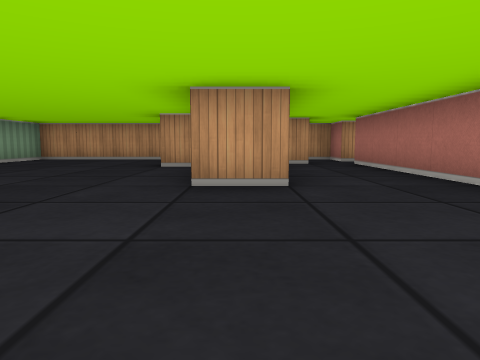
View 1 (above)

16 first-person views from a walk through a cub3D maze. The camera is about half as high as the walls, tilts 6° down and sees 70° across. The floor is counted in squares. Each view is taken from the middle of a square. On the plan, view 1 faces up. The plan holds only what a view shows up to about 9 squares ahead; the rest is blank.

View 2
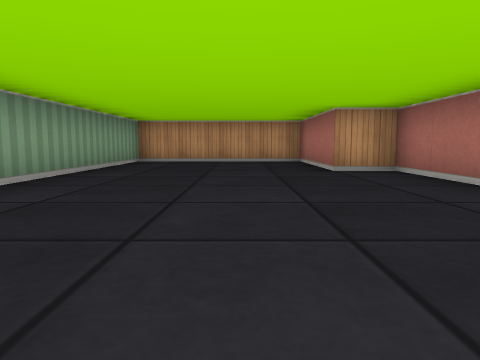

View 3
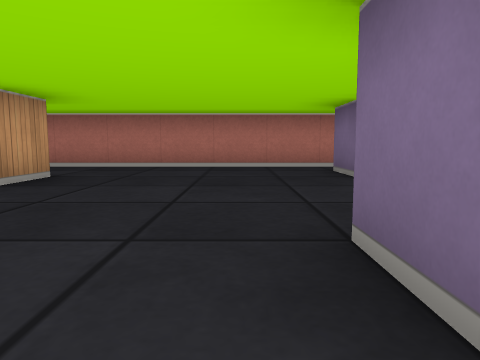

View 4
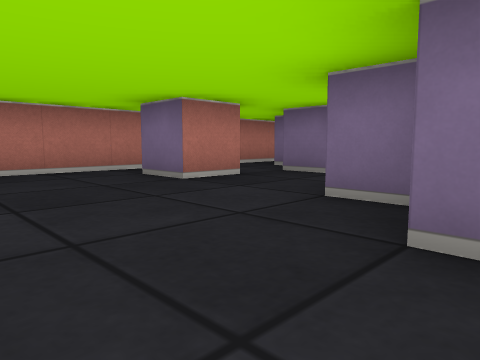

View 5
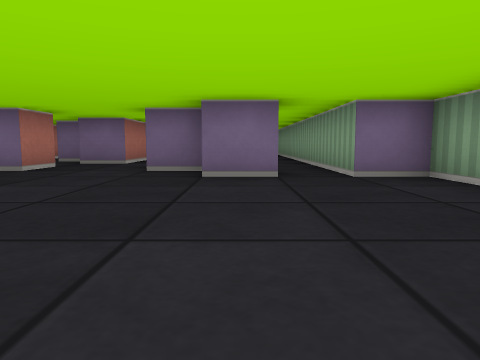

View 6
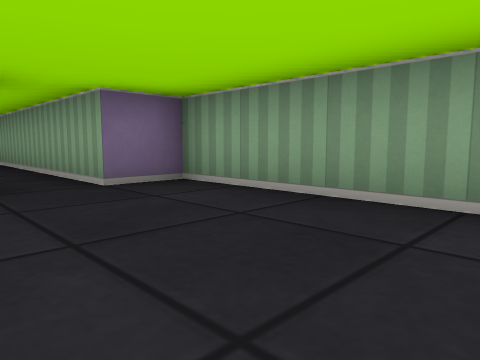

View 7
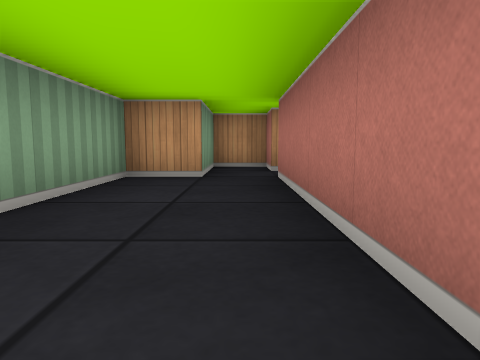

View 8
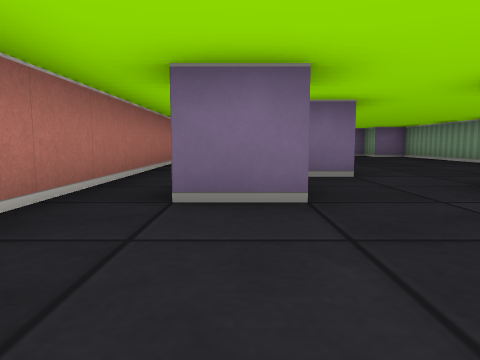

View 9
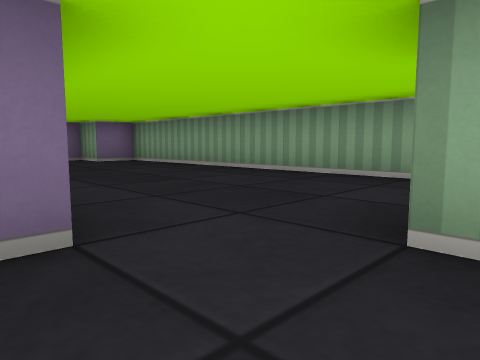

View 10
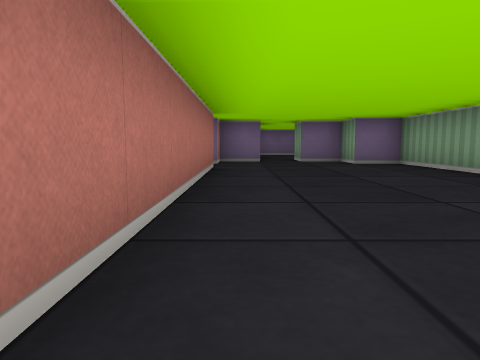

View 11
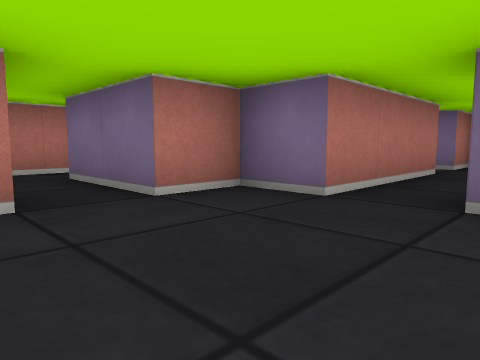

View 12
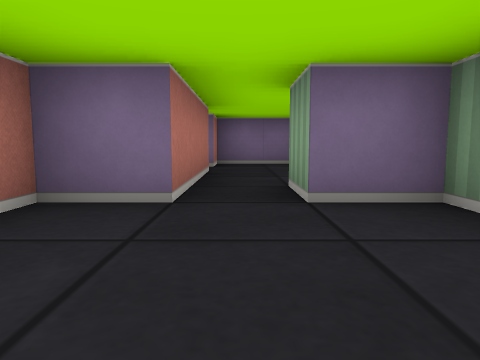

View 13
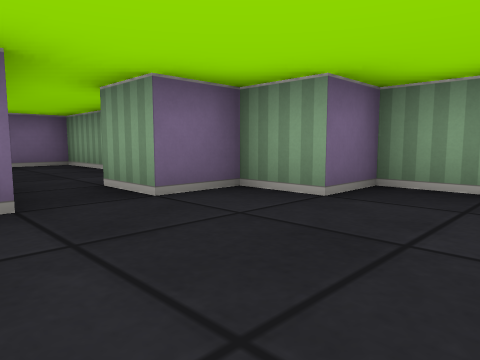

View 14
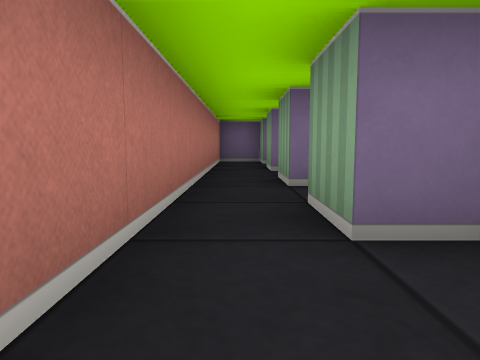

View 15
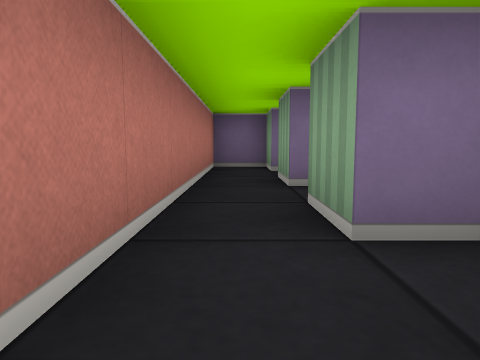

View 16
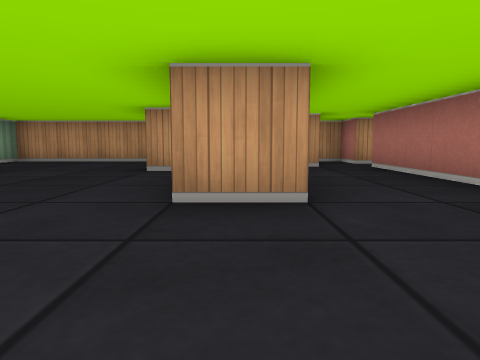

### Floor plan
Ten units are one square. View 1 is at (0, 0); x grows to the right and y downward. Boxes are objects, and circles mark ways between rooms. Rooms are numbered by the first view taken in them; rooms with no view inside come last. Other rooms are left out.
<svg viewBox="-60 -100 95 260">
<path fill="none" stroke="#000" d="M-5 -45 -5 -65 -15 -65 -15 -95 -55 -95 -55 -5 -45 -5 -45 15M6 -35 -5 -35M-36 -5 -25 -5M-25 5 -15 5M5 15 5 5 15 5M-5 25 5 25M25 -85 25 -95 15 -95 15 -75 5 -75 5 -50M9 35 15 35 15 45M25 45 25 -75M-5 86 -5 25M-45 15 -45 95 -35 95 -35 105 -25 105 -25 115M-15 115 -15 105 -5 105 -5 95M15 75 15 85M9 55 15 55 15 65M-5 95 15 95 15 105 25 105 25 45M-35 138 -35 155 -15 155 -15 145M-15 135 -15 115"/>
<circle cx="-15" cy="20" r="3" fill="#2a7"/>
<circle cx="-40" cy="5" r="3" fill="#2a7"/>
<circle cx="20" cy="50" r="3" fill="#2a7"/>
<circle cx="5" cy="90" r="3" fill="#2a7"/>
<circle cx="-20" cy="120" r="3" fill="#2a7"/>
<text x="-10" y="-30">1</text>
<text x="-30" y="60">2</text>
<text x="10" y="70">3</text>
<text x="-30" y="130">4</text>
</svg>
Room 1 opens to room 2. Room 1 opens to room 3. Room 2 opens to room 3. Room 2 opens to room 4.

Where each view was taken, in squares from view 1:
view 1: 0 up, 0 right, facing up
view 2: 1 up, 3 left, facing up
view 3: 1 up, 4 left, facing right
view 4: 2 up, 3 left, facing down-right
view 5: 5 up, 3 left, facing down
view 6: 4 up, 3 left, facing down-left
view 7: 3 up, 2 right, facing up
view 8: 2 up, 1 right, facing down
view 9: 1 down, 0 right, facing down-left
view 10: 2 down, 1 left, facing down
view 11: 8 down, 3 left, facing down-right
view 12: 8 down, 2 left, facing down
view 13: 8 down, 1 left, facing down-left
view 14: 2 down, 2 right, facing down
view 15: 4 down, 2 right, facing down
view 16: 1 up, 0 right, facing up
